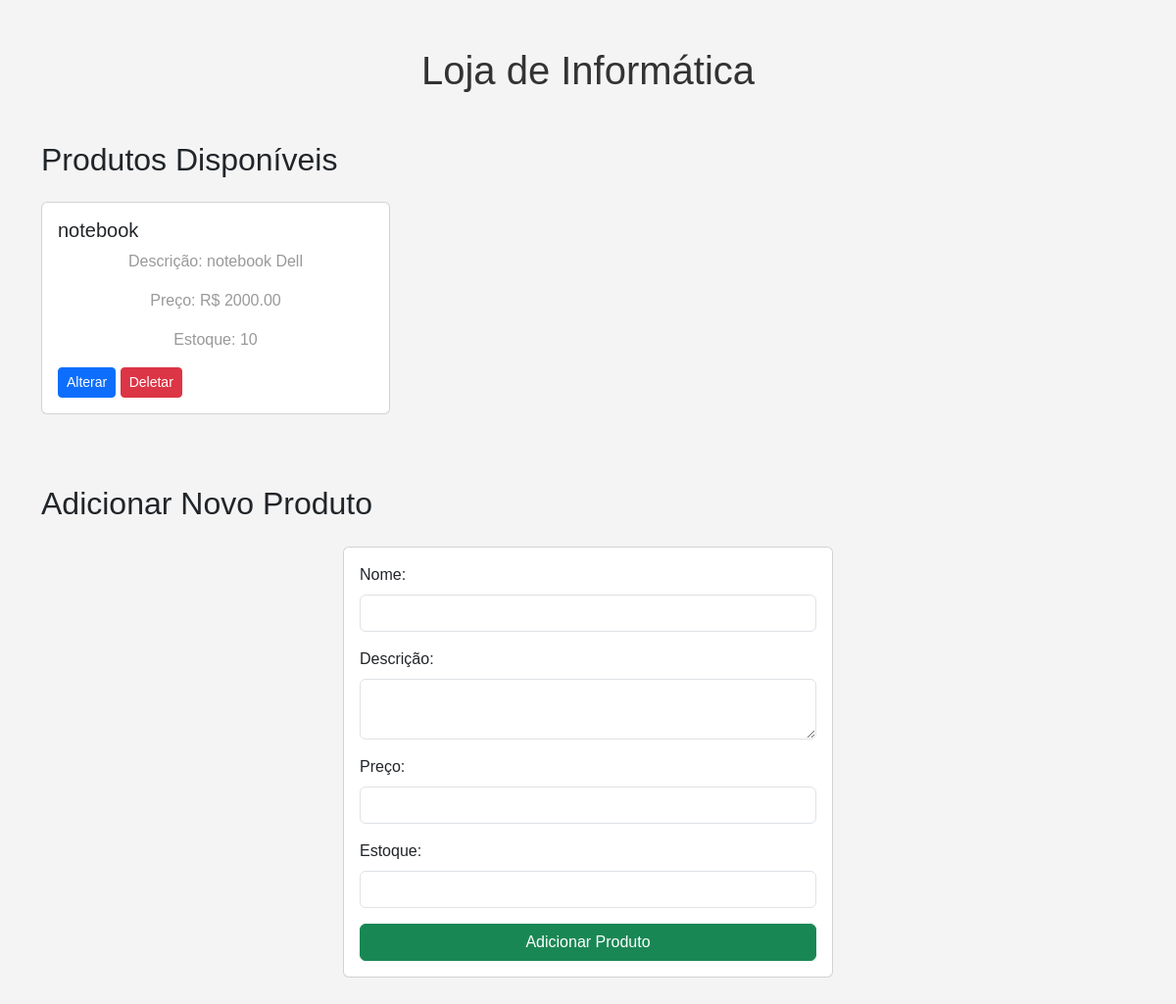
/, run on an earlier commit of the app's database.
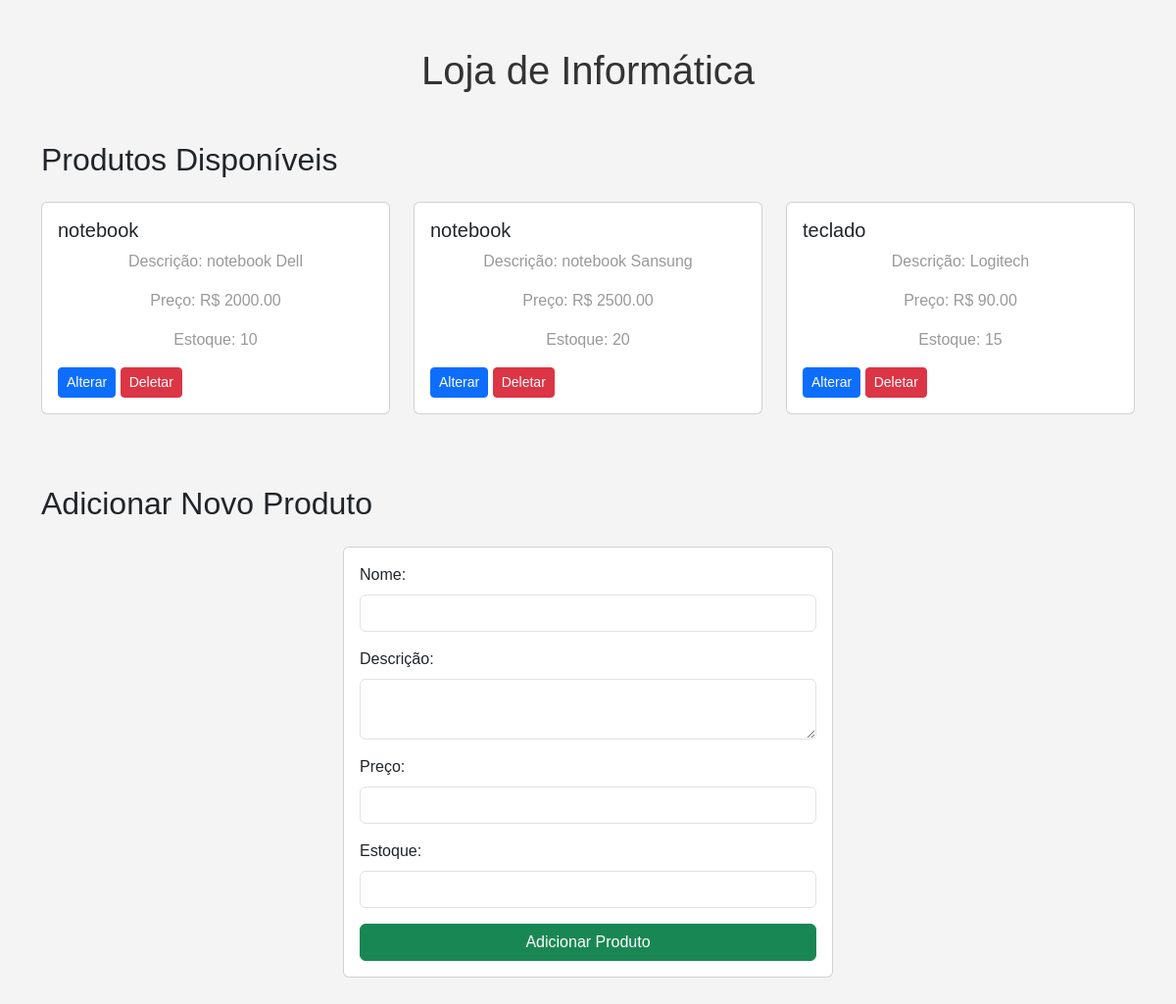
And on a later commit of the database.
### loja_informatica/models.py (models this page shows, shortened)
class Produto(models.Model):
    nome = models.CharField(max_length=100)
    descricao = models.TextField(blank=True)
    preco = models.DecimalField(max_digits=10, decimal_places=2)
    estoque = models.PositiveIntegerField()

### loja_informatica/views.py (the view)
# urls.py: path('', views.lista_produtos, name='lista_produtos'),
def lista_produtos(request):
    produtos = Produto.objects.all()
    return render(request, 'loja_informatica/lista_produtos.html', {'produtos': produtos})

### loja_informatica/templates/loja_informatica/lista_produtos.html (shortened to what this page needs)
<!DOCTYPE html>
<html lang="pt-br">
    <head>
        {% load static %}
        <link href="https://cdn.jsdelivr.net/npm/bootstrap@5.3.3/dist/css/bootstrap.min.css" rel="stylesheet">
        <link rel="stylesheet" href="{% static 'css/styles.css' %}">
    </head>
    <body>
        <div class="container my-5">
            <h1 class="text-center mb-5">Loja de Informática</h1>
            <section class="mb-5">
                <h2 class="mb-4">Produtos Disponíveis</h2>
                <div class="row">
                    {% for produto in produtos %}
                    <div class="col-md-4 mb-4">
                        <div class="card">
                            <div class="card-body">
                                <h5 class="card-title">{{ produto.nome }}</h5>
                                <p class="card-text">Descrição: {{ produto.descricao }}</p>
                                <p class="card-text">Preço: R$ {{ produto.preco }}</p>
                                <p class="card-text">Estoque: {{ produto.estoque }}</p>
                                <a href="{% url 'alterar_produto' produto.id %}" class="btn btn-primary btn-sm">Alterar</a>
                                <a href="{% url 'deletar_produto' produto.id %}" class="btn btn-danger btn-sm">Deletar</a>
                            </div>
                        </div>
                    </div>
                    {% empty %}
                    <p class="text-center">Não há produtos disponíveis no momento.</p>
                    {% endfor %}
                </div>
            </section>
            <section>
                <h2 class="mb-4">Adicionar Novo Produto</h2>
                <div class="card mx-auto" style="max-width: 500px;">
                    <div class="card-body">
                        <form action="{% url 'inserir_produto' %}" method="POST">
                            <div class="mb-3">
                                <label for="nome" class="form-label">Nome:</label>
                                <input type="text" id="nome" name="nome" class="form-control" required>
                            </div>
                            <div class="mb-3">
                                <label for="descricao" class="form-label">Descrição:</label>
                                <textarea id="descricao" name="descricao" class="form-control" required></textarea>
                            </div>
                            <div class="mb-3">
                                <label for="preco" class="form-label">Preço:</label>
                                <input type="number" id="preco" name="preco" step="0.01" class="form-control" required>
                            </div>
                            <div class="mb-3">
                                <label for="estoque" class="form-label">Estoque:</label>
                                <input type="number" id="estoque" name="estoque" class="form-control" required>
                            </div>
                            <button type="submit" class="btn btn-success w-100">Adicionar Produto</button>
                        </form>
                    </div>
                </div>
            </section>
        </div>
    </body>
</html>

### loja_informatica/static/css/styles.css (style rules this page uses)
body { font-family: Arial, sans-serif; background-color: #f4f4f4; margin: 0; padding: 0; }
h1 { text-align: center; color: #333; margin: 20px 0; }
p { text-align: center; color: #999; }

What changed in the data, as far as the page shows it:
added Produto: nome "notebook", descricao "notebook Sansung", preco "2500.00", estoque "20"
added Produto: nome "teclado", descricao "Logitech", preco "90.00", estoque "15"
